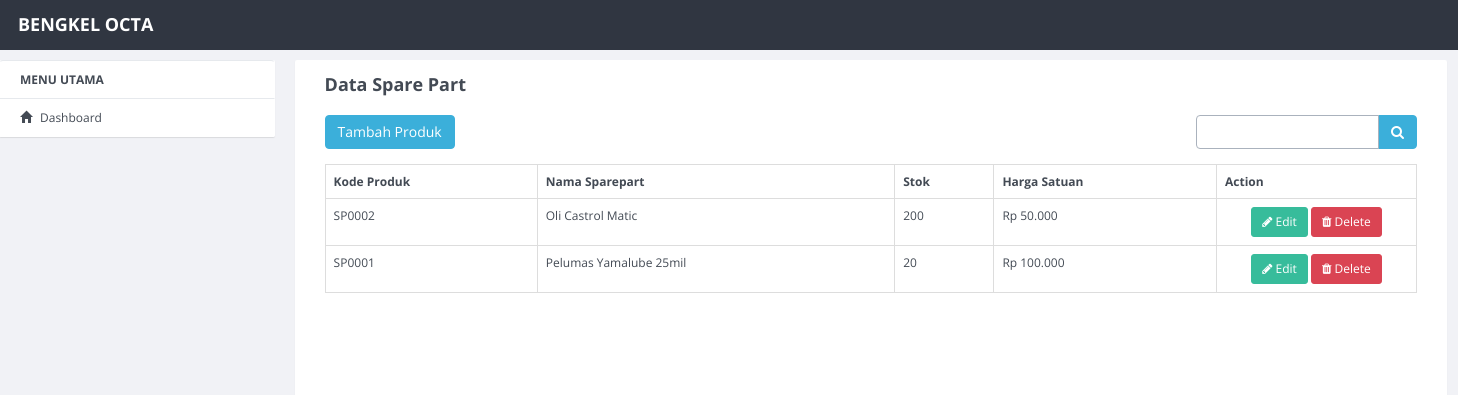
The app's page /index.php/sparepart with its own data.
### tables this page shows
CREATE TABLE `sparepart` (
  `kd_sparepart` int(11) NOT NULL,
  `nama_sparepart` varchar(255) DEFAULT NULL,
  `qty` int(11) DEFAULT NULL,
  `harga` int(11) DEFAULT NULL
);

### application/controllers/Sparepart.php (called while the page is built, shortened)
<?php
class Sparepart extends CI_Controller
{
  function __construct()
  {
    $this->load->model('Sparepart_model');
    $this->load->model('No_urut');
    $this->load->library('form_validation');
  }
  public function index()
  {
    $q = urldecode($this->input->get('q', TRUE));
    $start = intval($this->input->get('start'));
    if ($q <> '') {
      $config['base_url'] = base_url() . 'sparepart/index.html?q=' . urlencode($q);
      $config['first_url'] = base_url() . 'sparepart/index.html?q=' . urlencode($q);
    } else {
      $config['base_url'] = base_url() . 'sparepart/index.html';
      $config['first_url'] = base_url() . 'sparepart/index.html';
    }
    $config['per_page'] = 10;
    $config['page_query_string'] = TRUE;
    $config['total_rows'] = $this->Sparepart_model->total_rows($q);
    $sparepart = $this->Sparepart_model->get_limit_data($config['per_page'], $start, $q);
    $this->load->library('pagination');
    $this->pagination->initialize($config);
    $data = array(
      'sparepart_data' => $sparepart,
      'q' => $q,
      'pagination' => $this->pagination->create_links(),
      'total_rows' => $config['total_rows'],
      'start' => $start,
      'konten' => 'sparepart/sparepart_list',
      'judul' => 'Data Spare Part',
    );
    $this->load->view('dashboard', $data);
  }
}

### index.php (called while the page is built, shortened)
<?php
require_once BASEPATH.'core/CodeIgniter.php';

### application/config/config.php (called while the page is built, shortened)
<?php
$base_url = ((isset($_SERVER['HTTPS']) && $_SERVER['HTTPS'] == "on") ? "https" : "http");
$base_url .= "://" . @$_SERVER['HTTP_HOST'];
$base_url .=     str_replace(basename($_SERVER['SCRIPT_NAME']), "", $_SERVER['SCRIPT_NAME']);
$config['base_url'] = $base_url;
$config['index_page'] = '';
$config['uri_protocol']	= 'REQUEST_URI';
$config['url_suffix'] = '.html';
$config['language']	= 'english';
$config['charset'] = 'UTF-8';
$config['enable_hooks'] = FALSE;
$config['subclass_prefix'] = 'MY_';
$config['composer_autoload'] = FALSE;
$config['permitted_uri_chars'] = 'a-z 0-9~%.:_\-';
$config['enable_query_strings'] = FALSE;
$config['controller_trigger'] = 'c';
$config['function_trigger'] = 'm';
$config['directory_trigger'] = 'd';
$config['allow_get_array'] = TRUE;
$config['log_threshold'] = 0;
$config['log_path'] = '';
$config['log_file_extension'] = '';
$config['log_file_permissions'] = 0644;
$config['log_date_format'] = 'Y-m-d H:i:s';
$config['error_views_path'] = '';
$config['cache_path'] = '';
$config['cache_query_string'] = FALSE;
$config['encryption_key'] = '';
$config['sess_driver'] = 'files';
$config['sess_cookie_name'] = 'ci_session';
$config['sess_expiration'] = 7200;
$config['sess_save_path'] = NULL;
$config['sess_match_ip'] = FALSE;
$config['sess_time_to_update'] = 300;
$config['sess_regenerate_destroy'] = FALSE;
$config['cookie_prefix']	= '';
$config['cookie_domain']	= '';
$config['cookie_path']		= '/';
$config['cookie_secure']	= FALSE;
$config['cookie_httponly'] 	= FALSE;
$config['standardize_newlines'] = FALSE;
$config['global_xss_filtering'] = FALSE;
$config['csrf_protection'] = FALSE;
$config['csrf_token_name'] = 'csrf_test_name';
$config['csrf_cookie_name'] = 'csrf_cookie_name';
$config['csrf_expire'] = 7200;
$config['csrf_regenerate'] = TRUE;
$config['csrf_exclude_uris'] = array();
$config['compress_output'] = FALSE;
$config['time_reference'] = 'local';
$config['rewrite_short_tags'] = FALSE;
$config['proxy_ips'] = '';

### application/models/Sparepart_model.php (called while the page is built, shortened)
<?php
class Sparepart_model extends CI_Model
{
  public $table = 'sparepart';
  public $id = 'kd_sparepart';
  public $order = 'DESC';
  function total_rows($q = NULL)
  {
    $this->db->like('kd_sparepart', $q);
    $this->db->or_like('nama_sparepart', $q);
    $this->db->or_like('qty', $q);
    $this->db->or_like('harga', $q);
    $this->db->from($this->table);
    return $this->db->count_all_results();
  }
  function get_limit_data($limit, $start = 0, $q = NULL)
  {
    $this->db->order_by($this->id, $this->order);
    $this->db->like('kd_sparepart', $q);
    $this->db->or_like('nama_sparepart', $q);
    $this->db->or_like('qty', $q);
    $this->db->or_like('harga', $q);
    $this->db->limit($limit, $start);
    return $this->db->get($this->table)->result();
  }
}

### application/views/sparepart/sparepart_list.php (the view, shortened to what this page needs)
<div class="row" style="margin-bottom: 10px">
  <div class="col-md-4">
    <?php echo anchor(site_url('sparepart/create'), 'Tambah Produk', 'class="btn btn-primary"'); ?>
  </div>
  <div class="col-md-4 text-center">
  </div>
  <div class="col-md-1 text-right">
  </div>
  <div class="col-md-3 text-right">
    <form action="<?php echo site_url('sparepart/index'); ?>" class="form-inline" method="get">
      <div class="input-group">
        <input type="text" class="form-control" name="q" value="<?php echo $q; ?>">
        <span class="input-group-btn">
          <button class="btn btn-primary" type="submit">
            <i class="fa fa-search"></i>
          </button>
        </span>
      </div>
    </form>
  </div>
</div>
<table class="table table-bordered" style="margin-bottom: 10px">
  <tr>
    <th>Kode Produk</th>
    <th>Nama Sparepart</th>
    <th>Stok</th>
    <th>Harga Satuan</th>
    <th>Action</th>
  </tr>
  <?php
  foreach ($sparepart_data as $sparepart) {
  ?>
    <tr>
      <td>SP<?php echo str_pad($sparepart->kd_sparepart, 4, "0", STR_PAD_LEFT)  ?></td>
      <td><?php echo $sparepart->nama_sparepart ?></td>
      <td><?php echo number_format($sparepart->qty, 0, ',', '.') ?></td>
      <td>
        <?php echo "Rp " . number_format($sparepart->harga, 0, ',', '.') ?>
      </td>
      <td style="text-align:center" width="200px">
        <a href="<?php echo site_url('sparepart/update/' . $sparepart->kd_sparepart) ?>" class="btn btn-info btn-sm"><span class="fa fa-pencil"></span> Edit</a>
        <a href="<?php echo site_url('sparepart/delete/' . $sparepart->kd_sparepart) ?>" onclick="return confirm('Are you sure you want to delete this item?')" class="btn btn-danger btn-sm"><span class="fa fa-trash"></span> Delete</a>
      </td>
    </tr>
  <?php
  }
  ?>
</table>
<div class="row">
  <div class="col-md-6 text-right">
  </div>
</div>

### records on screen
sparepart: kd_sparepart "0002", nama_sparepart "Oli Castrol Matic", qty "200", harga "50.000"
sparepart: kd_sparepart "0001", nama_sparepart "Pelumas Yamalube 25mil", qty "20", harga "100.000"

### other values on screen
$judul "Data Spare Part"
